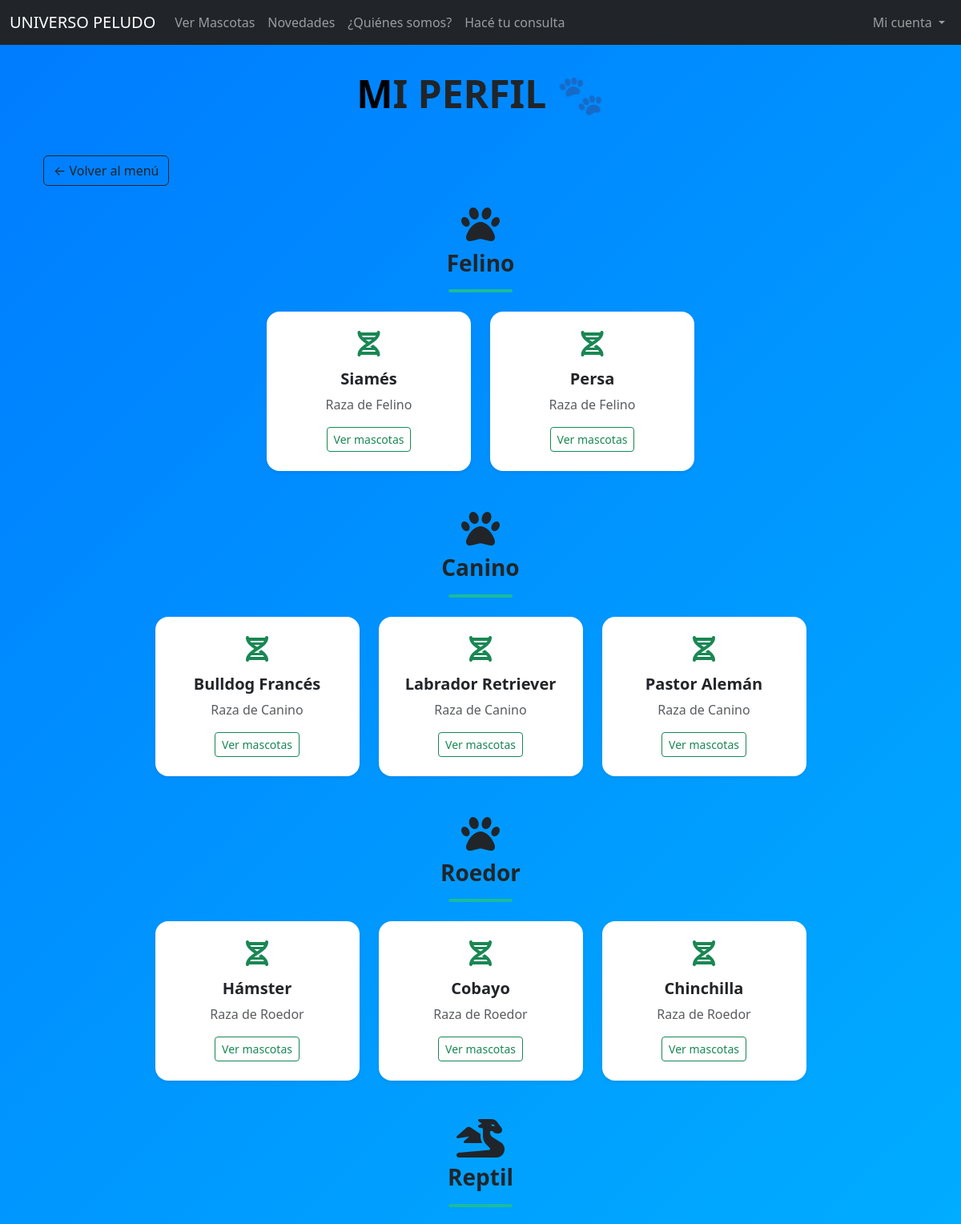
The page /explorar_especies/ (upper part) on the database as committed earlier.
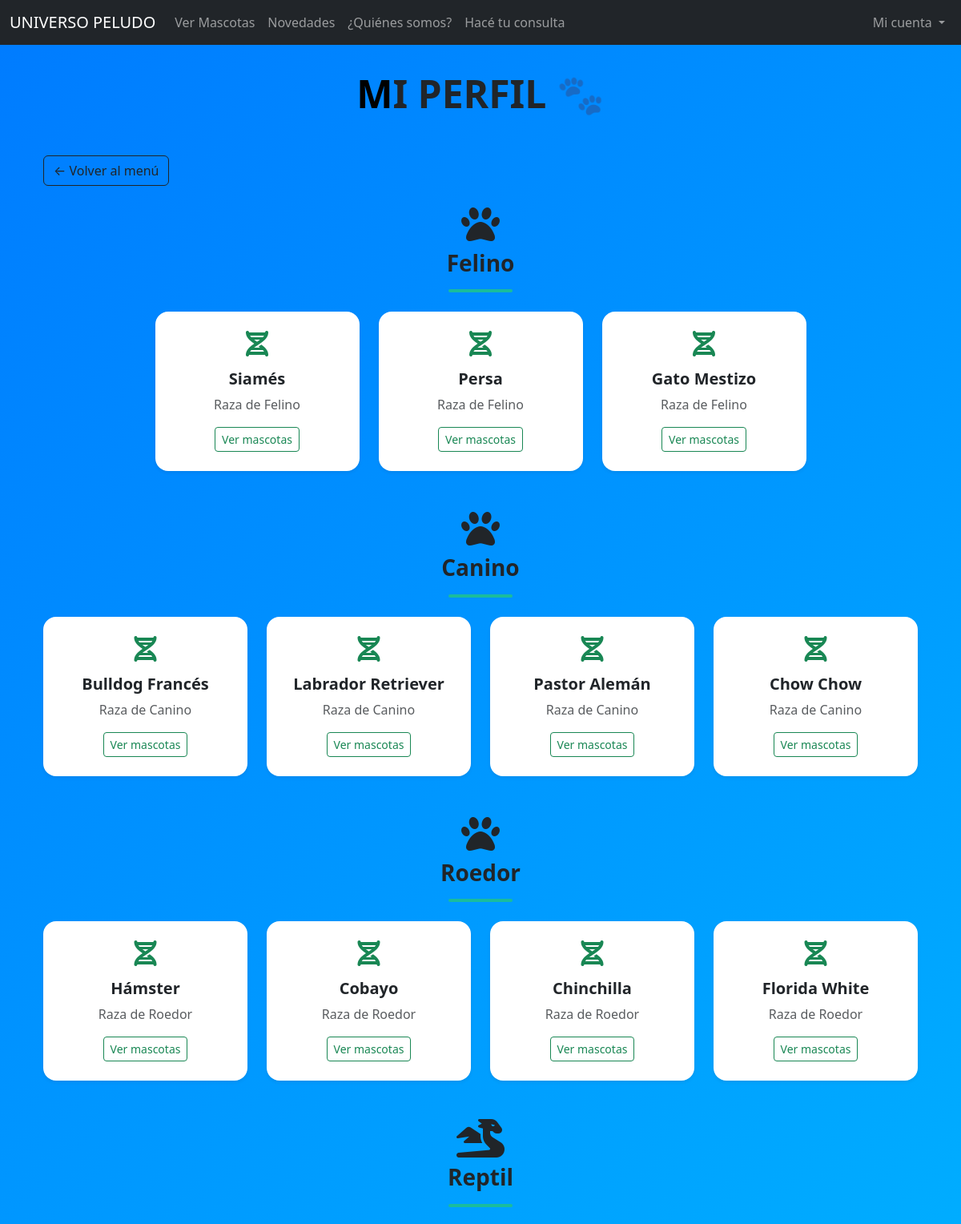
The same page on the database as committed later.
### apps/core/models.py (models this page shows, shortened)
class Especie(models.Model):
    nombre = models.CharField(max_length=80)
    descripcion = models.TextField(default="")

class Raza(models.Model):
    especie = models.ForeignKey(Especie, on_delete=models.SET_NULL, null=True, blank=True, related_name="razas")
    nombre = models.CharField(max_length=80)

### apps/core/views.py (the view)
# urls.py: path('explorar_especies/', explorar_especies, name='explorar_especies'),
def explorar_especies(request):
    especies = Especie.objects.prefetch_related('razas').all()
    iconos = {
        "Perro": "fa-dog",
        "Gato": "fa-cat",
        "Ave": "fa-dove",
        "Conejo": "fa-carrot",
        "Pez": "fa-fish",
        "Reptil": "fa-dragon",
        "roedor": "fa-mouse"
    }
    context = {
         "especies":[
         {
                "obj": e.nombre,
                "icono": iconos.get(e.nombre, "fa-paw"),  # o tu función de iconos
                "razas": e.razas.all(),
            }
            for e in especies
        ]
    }
    return render(request, "user/explorar_especies.html", context)

### apps/core/templates/user/explorar_especies.html (shortened to what this page needs)
{% extends "base.html" %}
{% block content %}
<div class="container py-5">
    <div class="text-center mb-5">
        <h1 class="fw-bold text-dark mb-3 emoji-title">
            MI PERFIL 🐾
        </h1>
    </div>
    <div class="mb-4">
        <a href="{% url 'home' %}" class="btn btn-outline-dark">
            ← Volver al menú
        </a>
    </div>
    {% for especie in especies %}
        <div class="mb-5 raza-section">
            <div class="text-center mb-4">
                <i class="fa-solid {{ especie.icono }} fa-3x text-dark mb-2"></i>
                <h3 class="fw-bold text-dark">{{ especie.obj }}</h3>
                <div class="underline mx-auto my-3"></div>
            </div>
            <div class="row g-4 justify-content-center">
                {% for r in especie.razas %}
                    <div class="col-md-4 col-lg-3">
                        <div class="card text-center shadow-sm border-0 rounded-4 raza-card h-100">
                            <div class="card-body py-4">
                                <i class="fa-solid fa-dna fa-2x text-success mb-3"></i>
                                <h5 class="fw-bold mb-2 text-dark">{{ r.nombre }}</h5>
                                <p class="text-muted mb-3">Raza de {{ especie.obj }}</p>
                                <a href="{% url 'explorar_razas' r.id %}"
                                   class="btn btn-outline-success btn-sm">
                                    Ver mascotas
                                </a>
                            </div>
                        </div>
                    </div>
                {% empty %}
                    <p class="text-muted text-center">No hay razas para esta especie.</p>
                {% endfor %}
            </div>
        </div>
    {% empty %}
        <p class="text-muted text-center">No hay especies registradas.</p>
    {% endfor %}
</div>
{% endblock %}

Rows that differ between the two databases and show on the page:
added Raza: nombre "Gato Mestizo", {{ especie.obj }} "Felino"
added Raza: nombre "Chow Chow", {{ especie.obj }} "Canino"
added Raza: nombre "Florida White", {{ especie.obj }} "Roedor"
